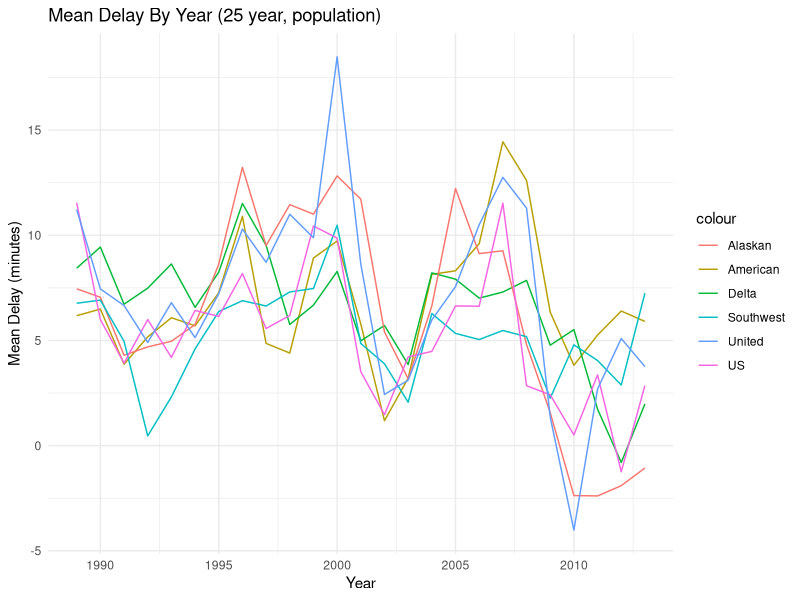

Generate this figure with R:
library(dplyr)
library(ggplot2)
library(reshape2)

# let's start by making the most obvious graph
# (and see how to make it not awful) for 25 years:

aggr <- read.csv("Data/aggregate.csv")

pdf("Graphs/25MeansPop.pdf")
ggplot(data=aggr) +
  geom_line(aes(x=X, y=AA_pop.mean, colour="American")) +
  geom_line(aes(y = DL_pop.mean, x=X, colour="Delta")) +
  geom_line(aes(y = AS_pop.mean, x=X, colour="Alaskan")) +
  geom_line(aes(y = WN_pop.mean, x=X, colour="Southwest")) +
  geom_line(aes(y = US_pop.mean, x=X, colour="US")) +
  geom_line(aes(y = UA_pop.mean, x=X, colour="United")) +
  ggtitle("Mean Delay By Year (25 year, population)") +
  theme_minimal() + xlab("Year") + ylab("Mean Delay (minutes)")
dev.off()

# interesting - there's definite patterns here
# start adding more airlines, see if the same definite 
# pattern rises up?